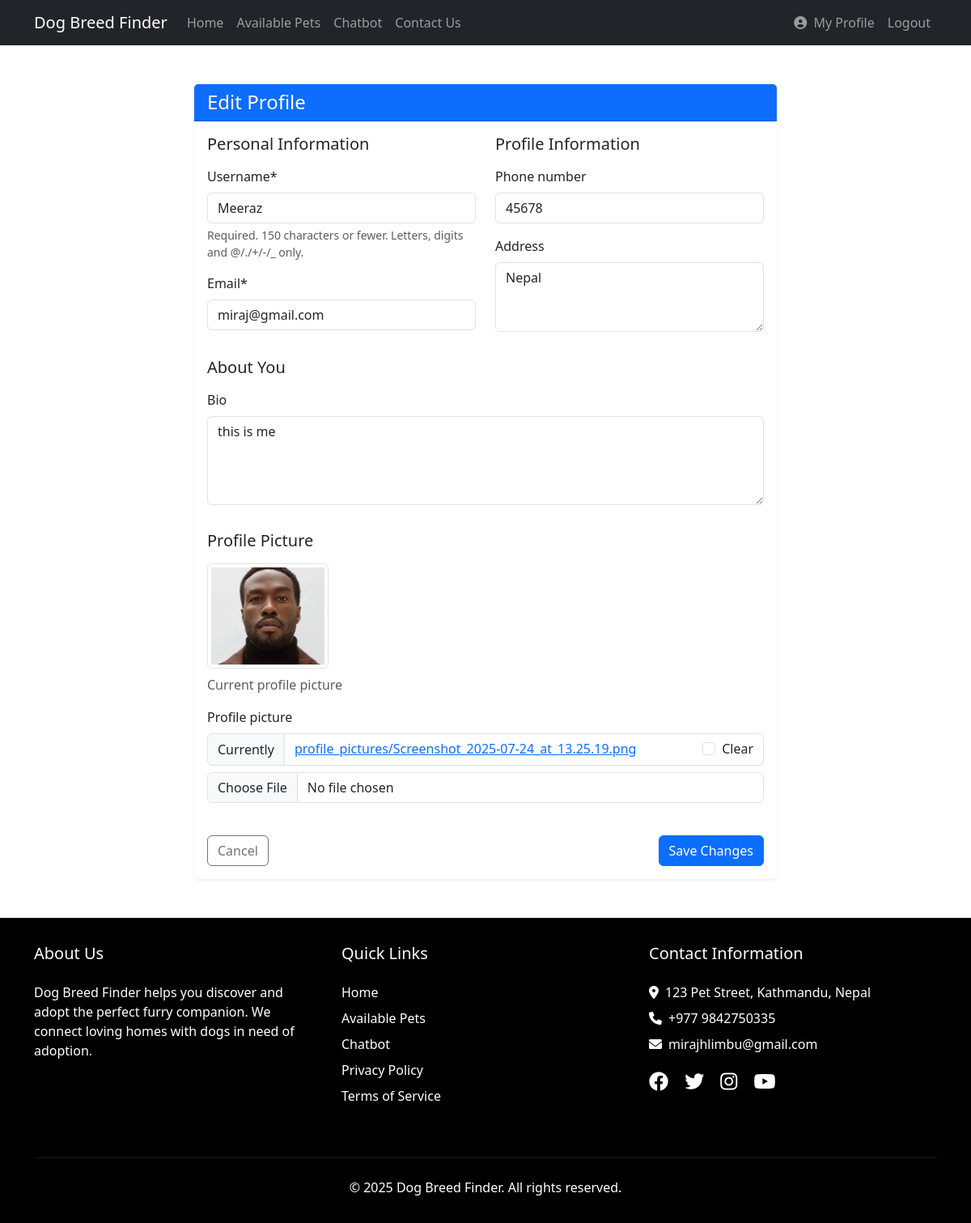
The page /profile/edit/ (signed in) on the database its author committed.
### breed_finder/models.py (models this page shows, shortened)
class CustomUser(AbstractUser):
    email = models.EmailField(unique=True)
    is_email_verified = models.BooleanField(default=False)
    date_joined = models.DateTimeField(auto_now_add=True)
    USERNAME_FIELD = 'email'
    REQUIRED_FIELDS = ['username']

class UserProfile(models.Model):
    user = models.OneToOneField(CustomUser, on_delete=models.CASCADE, related_name='profile')
    bio = models.TextField(blank=True, null=True)
    profile_picture = models.ImageField(upload_to='profile_pictures/', blank=True, null=True)
    phone_number = models.CharField(max_length=15, blank=True, null=True)
    address = models.TextField(blank=True, null=True)
    created_at = models.DateTimeField(auto_now_add=True)
    updated_at = models.DateTimeField(auto_now=True)

### breed_finder/views.py (the view)
# urls.py: path('profile/edit/', views.edit_profile, name='edit_profile'),
@login_required
def edit_profile(request):
    if request.method == 'POST':
        user_form = UserUpdateForm(request.POST, instance=request.user)
        profile_form = ProfileUpdateForm(request.POST, request.FILES, instance=request.user.profile)
        if user_form.is_valid() and profile_form.is_valid():
            user_form.save()
            profile_form.save()
            messages.success(request, 'Your profile has been updated successfully!')
            return redirect('breed_finder:user_profile')
    else:
        user_form = UserUpdateForm(instance=request.user)
        profile_form = ProfileUpdateForm(instance=request.user.profile)
    return render(request, 'breed_finder/edit_profile.html', {
        'user_form': user_form,
        'profile_form': profile_form
    })

### breed_finder/forms.py
class UserUpdateForm(forms.ModelForm):
    class Meta:
        model = CustomUser
        fields = ['username', 'email']
        widgets = {
            'username': forms.TextInput(attrs={'class': 'form-control'}),
            'email': forms.EmailInput(attrs={'class': 'form-control'}),
        }

class ProfileUpdateForm(forms.ModelForm):
    class Meta:
        model = UserProfile
        fields = ['bio', 'profile_picture', 'phone_number', 'address']
        widgets = {
            'bio': forms.Textarea(attrs={'rows': 4, 'class': 'form-control'}),
            'phone_number': forms.TextInput(attrs={'class': 'form-control'}),
            'address': forms.Textarea(attrs={'rows': 3, 'class': 'form-control'}),
        }

### breed_finder/templates/breed_finder/edit_profile.html (shortened to what this page needs)
{% extends 'breed_finder/base.html' %}
{% load crispy_forms_tags %}
{% block content %}
<div class="container mt-5">
    <div class="row justify-content-center">
        <div class="col-md-8">
            <div class="card">
                <div class="card-header bg-primary text-white">
                    <h4 class="mb-0">Edit Profile</h4>
                </div>
                <div class="card-body">
                    <form method="post" enctype="multipart/form-data">
                        <div class="row">
                            <div class="col-md-6">
                                <h5 class="mb-3">Personal Information</h5>
                                {{ user_form.username|as_crispy_field }}
                                {{ user_form.email|as_crispy_field }}
                            </div>
                            <div class="col-md-6">
                                <h5 class="mb-3">Profile Information</h5>
                                {{ profile_form.phone_number|as_crispy_field }}
                                {{ profile_form.address|as_crispy_field }}
                            </div>
                        </div>
                        <div class="row mt-3">
                            <div class="col-md-12">
                                <h5 class="mb-3">About You</h5>
                                {{ profile_form.bio|as_crispy_field }}
                            </div>
                        </div>
                        <div class="row mt-3">
                            <div class="col-md-12">
                                <h5 class="mb-3">Profile Picture</h5>
                                {% if user.profile.profile_picture %}
                                    <div class="mb-3">
                                        <img src="{{ user.profile.profile_picture.url }}" alt="Current Profile Picture" class="img-thumbnail" style="max-width: 150px;">
                                        <p class="text-muted mt-2">Current profile picture</p>
                                    </div>
                                {% endif %}
                                {{ profile_form.profile_picture|as_crispy_field }}
                            </div>
                        </div>
                        <div class="d-flex justify-content-between mt-4">
                            <a href="{% url 'breed_finder:user_profile' %}" class="btn btn-outline-secondary">Cancel</a>
                            <button type="submit" class="btn btn-primary">Save Changes</button>
                        </div>
                    </form>
                </div>
            </div>
        </div>
    </div>
</div>
{% endblock %}

### breed_finder/templates/breed_finder/base.html (style rules this page uses)
body { display: flex; flex-direction: column; min-height: 100vh; margin: 0; }

### breed_finder/templates/breed_finder/edit_profile.html (style rules this page uses)
.card { border: none; box-shadow: 0 0.125rem 0.25rem rgba(0, 0, 0, 0.075); }
.card-header { font-weight: 500; }

### rows shown on the page
CustomUser: username "Meeraz", email "miraj@gmail.com", profile.profile_picture (picture)
UserProfile: phone_number "45678", address "Nepal", bio "this is me"
